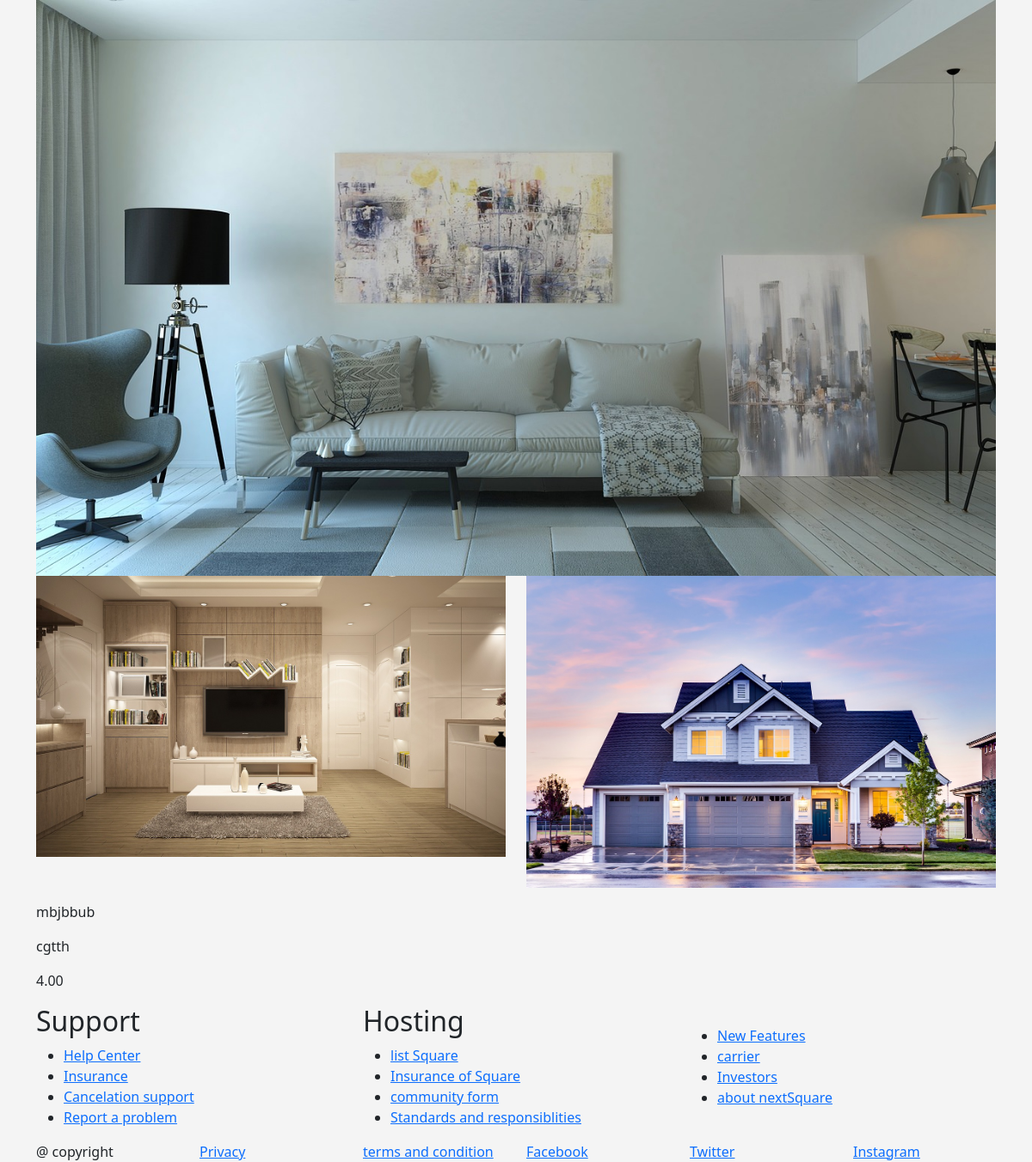
The app's page /properties/properties/9/ with its own data.
### home/models.py (models this page shows)
class Properties(models.Model):
    property_id = models.AutoField(primary_key=True)
    landlord = models.ForeignKey(Persons, on_delete=models.CASCADE)
    property_type = models.CharField(max_length=255)
    location = models.CharField(max_length=255)
    property_images = models.TextField()
    property_details = models.TextField()
    renting_amount = models.DecimalField(max_digits=10, decimal_places=2)
    services_subscription_active = models.BooleanField()

### properties/views.py (the view)
# urls.py: path('properties/',include('properties.urls')),
def properties(request,id):
          prop=Properties.objects.get(pk=id)
          return render(request, 'home/properties_page.html', context={'property':prop})

### home/templates/home/properties_page.html
{% extends 'home/base.html'  %}
{% load static %}
{% block properties_page %}
<div class='container'>
          <img src="{% static 'img1.jpg' %}" class="img-fluid" alt="...">
          <div class='row'>
                    <div class='col md-6 mb-3'>
                              <img src="{% static 'img2.jpg' %}" class="img-fluid" alt="...">
                    </div>
                    <div class='col md-6 mb-3'>
                              <img src="{% static 'img3.jpg' %}" class="img-fluid" alt="...">
                    </div>
          </div>
          <div class='row'>
                    <div class='container'>
                    <div class='col md-6'>
                              <p>{{property.property_details}}</p>
                              <p>{{property.property_type}}</p>
                              <p>{{property.renting_amount}}</p>
                    </div>
                    </div>
          </div>
</div>
{% endblock %}

### records on screen
Properties: property_details "mbjbbub", property_type "cgtth", renting_amount "4.00"
